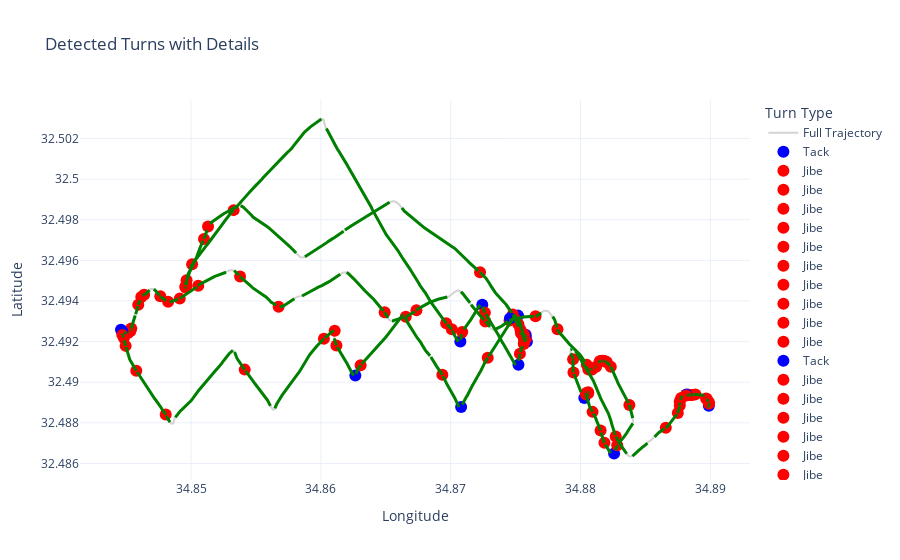

Notebook code cell kept with this figure:
### Code cell
import plotly.graph_objects as go
import numpy as np

# Define thresholds and parameters
stable_threshold = 15  # Max deviation for stability in degrees
jibe_angle_diff = 30  # Approximate angle change for a jibe
tack_angle_diff = 120  # Approximate angle change for a tack
min_samples_stable = 5  # Minimum samples for stability

# Function to identify stable regions in COG
def find_stable_regions(cog_series, threshold, min_samples):
    stable_regions = []
    current_region = [0]

    for i in range(1, len(cog_series)):
        if abs(cog_series[i] - cog_series[current_region[0]]) <= threshold:
            current_region.append(i)
        else:
            if len(current_region) >= min_samples:
                stable_regions.append(current_region)
            current_region = [i]

    if len(current_region) >= min_samples:
        stable_regions.append(current_region)

    return stable_regions

# Function to identify turns based on stable regions
def identify_turns(stable_regions, cog_series):
    turns = []

    for i in range(len(stable_regions) - 1):
        start_region = stable_regions[i]
        end_region = stable_regions[i + 1]

        # Calculate the stable COG values
        stable_start = np.mean(cog_series[start_region])
        stable_end = np.mean(cog_series[end_region])

        # Calculate the angle difference
        angle_diff = abs(stable_end - stable_start)
        if angle_diff > 180:
            angle_diff = 360 - angle_diff

        # Classify the turn
        if jibe_angle_diff - 25 <= angle_diff <= jibe_angle_diff + 25:
            turn_type = "jibe"
        elif tack_angle_diff - 20 <= angle_diff <= tack_angle_diff + 20:
            turn_type = "tack"
        else:
            continue

        # Identify the midpoint of the turn
        midpoint_index = start_region[-1] + (end_region[0] - start_region[-1]) // 2
        midpoint_cog = cog_series[midpoint_index]

        # Add the turn details
        turns.append({
            "start_cog": stable_start,
            "end_cog": stable_end,
            "angle_diff": angle_diff,
            "turn_type": turn_type,
            "midpoint_index": midpoint_index,
            "midpoint_cog": midpoint_cog
        })

    return turns

# Example usage
cog_series = sailmon_cut['COG - Course over Ground'].to_numpy()

# Step 1: Find stable regions
stable_regions = find_stable_regions(cog_series, stable_threshold, min_samples_stable)

# Step 2: Identify turns
turns = identify_turns(stable_regions, cog_series)

# Plot the results
fig = go.Figure()

# Add the full trajectory
fig.add_trace(go.Scatter(
    x=sailmon_cut['longitude'],
    y=sailmon_cut['latitude'],
    mode='lines',
    line=dict(color='lightgray'),
    name='Full Trajectory'
))

# Add turn points
for turn in turns:
    turn_color = "red" if turn["turn_type"] == "jibe" else "blue"
    fig.add_trace(go.Scatter(
        x=[sailmon_cut.iloc[turn['midpoint_index']]['longitude']],
        y=[sailmon_cut.iloc[turn['midpoint_index']]['latitude']],
        mode='markers',
        marker=dict(color=turn_color, size=12),
        name=turn["turn_type"].capitalize(),
        hovertext=(
            f"Turn Type: {turn['turn_type']}<br>"
            f"Start COG: {turn['start_cog']:.2f}°<br>"
            f"End COG: {turn['end_cog']:.2f}°<br>"
            f"Angle Difference: {turn['angle_diff']:.2f}°<br>"
            f"Midpoint COG: {turn['midpoint_cog']:.2f}°"
        ),
        hoverinfo="text"
    ))

# Customize the layout
fig.update_layout(
    title="Detected Turns with Details",
    xaxis_title="Longitude",
    yaxis_title="Latitude",
    legend_title="Turn Type",
    template="plotly_white"
)

# Add stable (straight) segments to the plot
for region in stable_regions:
    region_indices = region
    fig.add_trace(go.Scatter(
        x=sailmon_cut.iloc[region_indices]['longitude'],
        y=sailmon_cut.iloc[region_indices]['latitude'],
        mode='lines',
        line=dict(color='green', width=3),
        name='Stable Segment',
        showlegend=False,  # Avoid legend repetition
        hoverinfo='skip'  # Optional: don't show hover for every point
    ))

# Show the plot
fig.show()
